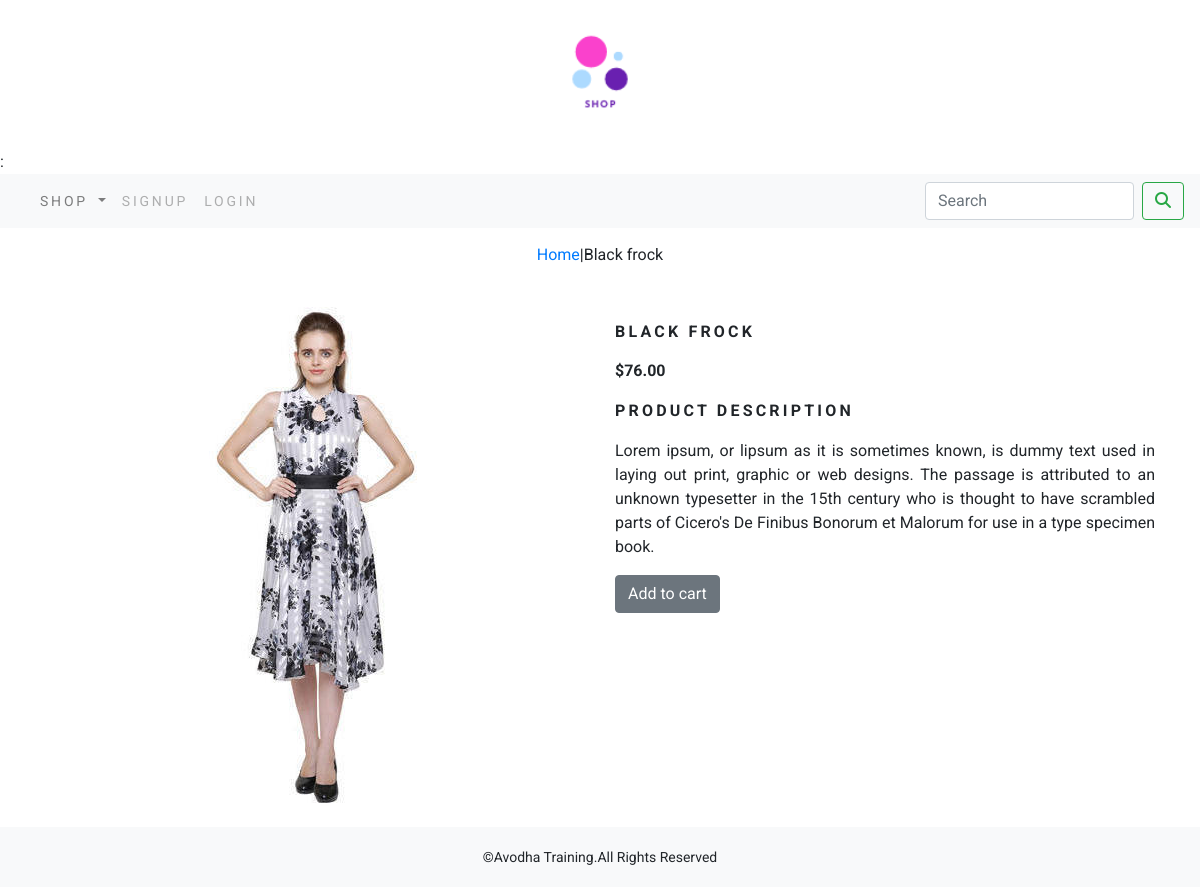
The page /women-dress/black-frock/ on the database its author committed.
### ecommerceapp/models.py (models this page shows, shortened)
class Product(models.Model):
    name = models.CharField(max_length=250,unique=True)
    slug = models.SlugField(max_length=250,unique=True)
    desc = models.TextField(blank=True)
    image = models.ImageField(upload_to='product',blank=True)
    category = models.ForeignKey(Category,on_delete=models.CASCADE)
    price = models.DecimalField(max_digits=10,decimal_places=2)
    stock = models.IntegerField()
    available = models.BooleanField(default=True)
    created = models.DateTimeField(auto_now=True)
    updated = models.DateTimeField(auto_now=True)
    class Meta:
        ordering=('name',)
        verbose_name='product'
        verbose_name_plural='products'

### ecommerceapp/views.py (the view)
# urls.py: path('<slug:c_slug>/<slug:product_slug>/',views.ProdCatDetail,name='ProdCatDetail')
def ProdCatDetail(request,c_slug,product_slug):
    try:
        product= Product.objects.get(category__slug=c_slug,slug=product_slug)
    except Exception as e:
        raise e
    return render(request,'product.html',{'product':product})

### cart/context_processors.py (called while the page is built)
def counter(request):
    item_count=0
    if 'admin' in request.path:
        return {}
    else:
        try:
            cart=Cart.objects.filter(cartid=_cart_id(request))
            cart_items=CartItem.objects.all().filter(cart=cart[:1])
            for cart_item in cart_items:
                item_count+=cart_item.quantity
        except Cart.DoesNotExist:
            item_count=0
        return dict(item_count=item_count)

### cart/views.py (called while the page is built)
def _cart_id(request):
    cart=request.session.session_key
    if not cart:
        cart=request.session.create()
    return cart

### ecommerceapp/context_processors.py (called while the page is built)
def menu_links(request):
    links=Category.objects.all()
    return dict(links=links)

### ecommerceapp/models.py (called while the page is built)
    def get_url(self):
        return reverse("ecommerceapp:products_by_category",args=[self.slug])

### templates/product.html (shortened to what this page needs)
{% extends 'base.html' %}
{% load static %}
{% block content %}
<div class="row my_prod_row_class">
    <div class="mx-auto">
        <p><a href="{%url 'ecommerceapp:allProdCat' %}">Home</a>|<a href="{{product.category.get_url}}"></a>{{product.name}}</p>
    </div>
    <div class="container">
        <br>
        <div class="row">
            <div class="col-12-col-sm-12 col-md-12 col-lg-6 text-center">
                <div style="min-width:18 rem;">
            <img src="{{product.image.url}}" alt="{{product.name}}">
        </div>
    </div>
    <div class="col-12-col-sm-12 col-md-12 col-lg-6">
        <div>
            <h1 class="my_prod_title"><b>{{product.name}}</b></h1>
            <p><b>${{product.price}}</b></p>
            <p class="my_title"><b>Product Description</b></p>
        <p class="text-justify my_prod_text">{{product.desc}}</p>
        {% if product.stock <= 0 %}
        <p class="text-justify my_prod_text"> <b>Out of stock</b></p>
            {% else %}
                 <a class="btn btn-secondary" href="{% url 'cart:add_cart' product.id %}">Add to cart</a>
        {% endif %}
     </div>
     </div>
    </div>
        </div>
     </div>
{% endblock %}

### static/css/custom.css (style rules this page uses)
body { font-family: 'Roboto', sans-serif; }
.my_title { font-size:16px; text-transform:uppercase; letter-spacing:.2em; }
.my_prod_row_class { padding-top:15px; padding-bottom:20px; }
.my_prod_title { font-size:16px; text-transform:uppercase; letter-spacing:.2em; padding-top:15px; padding-bottom:10px; }

### rows shown on the page
Product: name "Black frock", image (picture), name "BLACK FROCK", price "76.00", desc "Lorem ipsum, or lipsum as it is sometimes known, is dummy text used in laying out print, graphic or web designs. The passage is attributed to an unknown typesetter in the 15th century who is thought to have scrambled parts of Cicero's De Finibus Bonorum et Malorum for use in a type specimen book."
